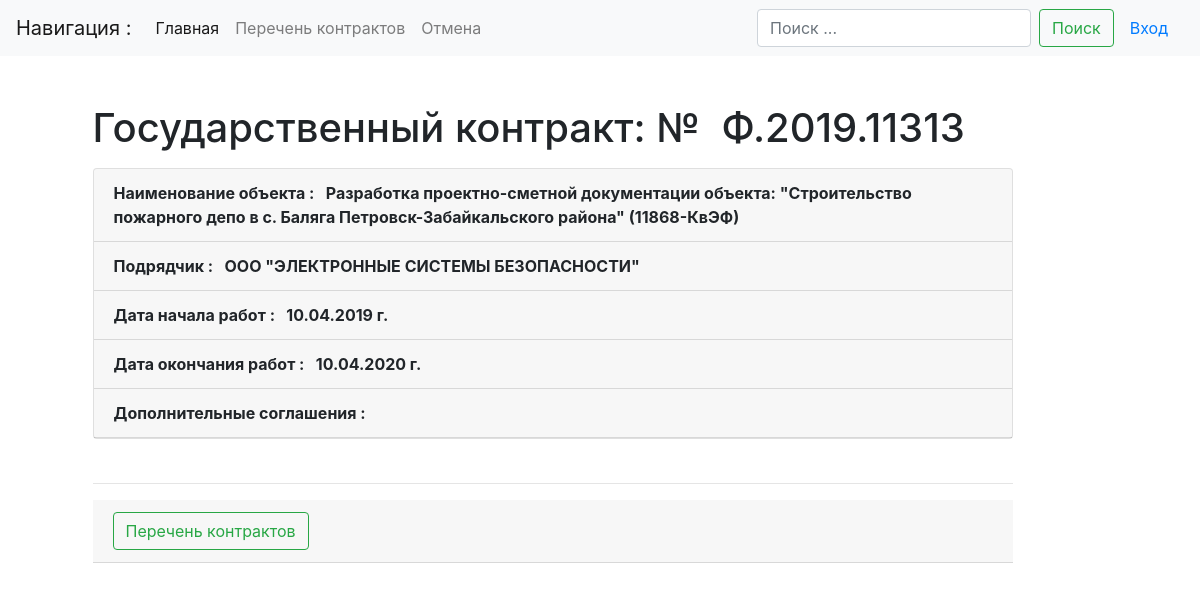
Screenshot of /list/detail/2/ with the database file from the repository.
### main/models.py (models this page shows, shortened)
class Contracts(models.Model):
    num_contract = models.CharField(max_length=20, db_index=True, verbose_name='Номер контракта', default='-')
    name_object = models.CharField(max_length=500, db_index=True, verbose_name='Наименование объекта закупки',
                                   default='-')
    type_doc = models.ForeignKey(TypeDoc, on_delete=models.DO_NOTHING, verbose_name='Документ', default='-')
    y_contract = models.CharField(max_length=4, verbose_name='Год', default='1970')
    c_contract = models.FloatField(max_length=50, verbose_name='Цена контракта')
    ini_contract = models.ForeignKey(Initiator, on_delete=models.DO_NOTHING, verbose_name='Инициатор', default='-')
    uch_contract = models.CharField(max_length=200, db_index=True, verbose_name='Участник', default='-')
    in_contract = models.CharField(max_length=10, null=True, verbose_name='Дата подписания контракта')
    in_work = models.CharField(max_length=10, null=True, verbose_name='Дата начала работ')
    out_work = models.CharField(max_length=10, null=True, verbose_name='Дата окончания работ')
    stat_contract = models.ForeignKey(StatusContract, on_delete=models.DO_NOTHING, verbose_name='Статус', default='-')
    work_contract = models.BooleanField('В работе')
    failures = models.BooleanField('Срыв сроков')
    executed = models.BooleanField('Исполнен')
    file_obj = models.FileField(upload_to='files/')
    data_stamp = models.DateTimeField(auto_now_add=True)
    class Meta:
        verbose_name = "Госконтракт"
        verbose_name_plural = "Госконтракты"
        ordering = ('y_contract', 'num_contract',)  # сортировка

### main/views.py (the view)
# urls.py: path('list/detail/<int:pk>/', ContractDetail.as_view(), name='contract-detail'),
class ContractDetail(DetailView):
    model = Contracts
    def get_context_data(self, **kwargs):
        context = super().get_context_data(**kwargs)
        d_today = datetime.date.today()
        context['d_today'] = d_today
        context['summ_ost'] = 666
        objkey = self.kwargs.get('pk', None)
        c_num = Contracts.objects.filter(work_contract=True, id=objkey).exclude(type_doc=3)
        return context

### templates/main/contracts_detail.html (shortened to what this page needs)
{% extends "base.html" %}
{% load crispy_forms_tags %}
{% block content %}
    <h1 class="mb-3">Государственный контракт: № &nbsp;{{ contracts.num_contract }}</h1>
        <div class="card mb-1">
            <p class="card-header"><strong>Наименование объекта : &nbsp; {{ contracts.name_object }}</strong></p>
            <p class="card-header"><strong>Подрядчик : &nbsp; {{ contracts.uch_contract }} </strong></p>
            <p class="card-header"><strong>Дата начала работ : &nbsp; {{ contracts.in_work }} г.</strong></p>
            <p class="card-header"><strong>Дата окончания работ : &nbsp; {{ contracts.out_work }} г.</strong></p>
            <p class="card-header"><strong>Дополнительные соглашения :</strong></p>
        </div><br><hr>
    <div class="card-header">
        <div class="row">
            <div class="col-md-4"><a href="{% url 'contract-list' %}" class="btn btn-outline-success my-2 my-sm-0" aria-disabled="true">Перечень контрактов</a></div>
        </div>
    </div>
{% endblock content %}

### rows the page displays
Contracts: num_contract "Ф.2019.11313", name_object "Разработка проектно-сметной документации объекта: \"Строительство пожарного депо в с. Баляга Петровск-Забайкальского района\" (11868-КвЭФ)", uch_contract "ООО \"ЭЛЕКТРОННЫЕ СИСТЕМЫ БЕЗОПАСНОСТИ\"", in_work "10.04.2019", out_work "10.04.2020"
